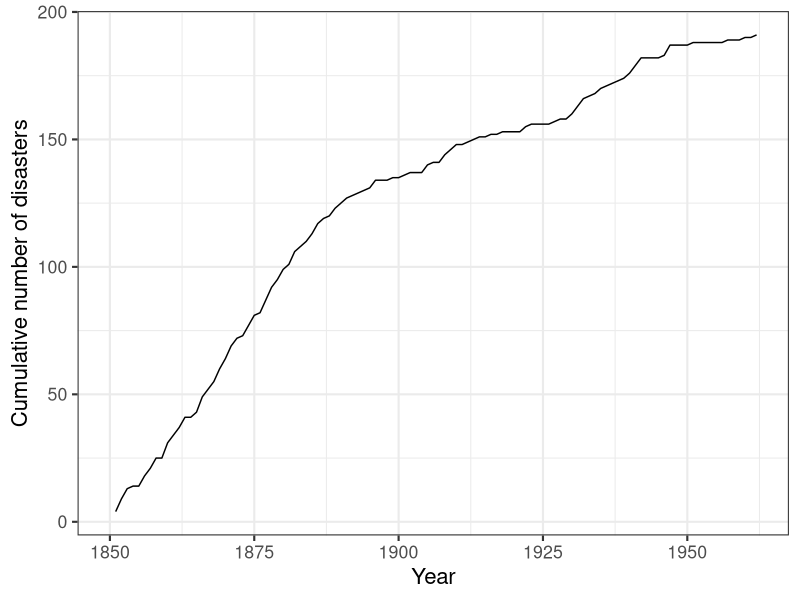
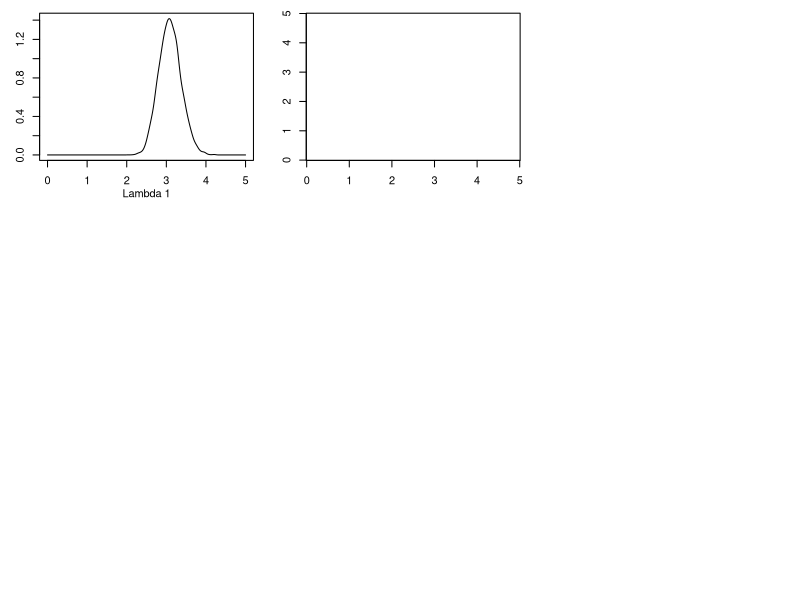
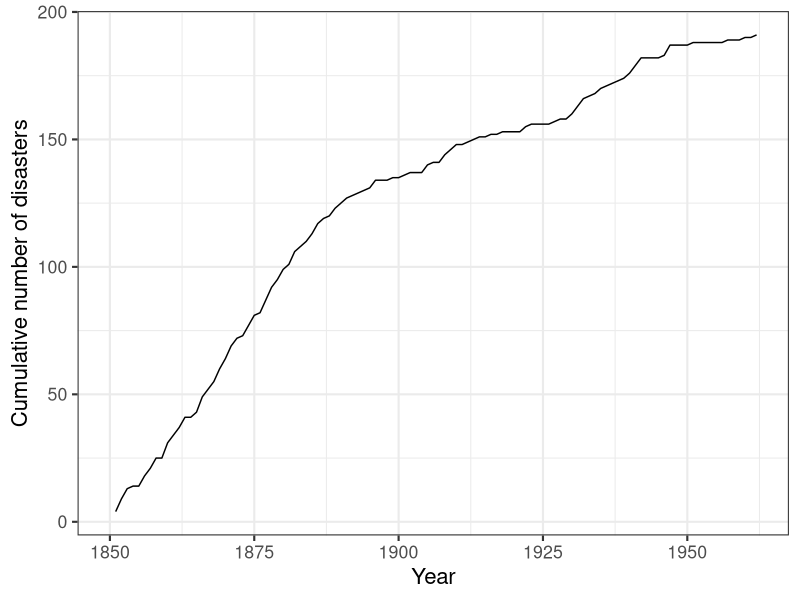

Here is the R script that generated these plots, in order: (Note: this script raises an error after producing the figures.)

# Load data ---------------------------------------------------------------

library(boot)
data(coal)
x <- 1851:1962
y <- tabulate(floor(coal[[1]]))
y <- y[x]

# Visualise the original data

data0 <- data.frame(c(1851:1962),cumsum(y))
names(data0) <- c("year","y")

require(ggplot2)
ggplot(data0,aes(year,y))+
  geom_line()+
  ylab("Cumulative number of disasters")+
  xlab("Year")+
  theme_bw(base_size = 16)+
  xlim(c(1850,1962))

ggsave("zero_cp_line.png", height = 6, width = 8)

# One Changepoint ---------------------------------------------------------

# Possible T values

T <- seq(2,112)

# Marginal Posterior T Distribution
pT <- rep(0,112)
pT[1] <- log(0)
for (t in T) {
  pT[t] <- log(114-t)*(-2-sum(y[t:112]))+ lgamma(sum(y[t:112])+2)+
          log(t)*(-2-sum(y[1:(t-1)])) + lgamma(sum(y[1:(t-1)])+2) # Formula of p(T|y), integrate everything else out
}

pT <- pT - max(pT)
pT <- exp(pT)
pT <- pT/sum(pT) # Standardise probabilities
sum(pT)

# MAP - 1 Changepoint
map1 <- which(pT==max(pT))+1850 # 1892

# Sample from T 
sampleT <- sample(x = 1:112, replace = TRUE, size = 10000, prob = pT)

# Sample from Lambda 1
sampleL1 <- rep(0,10000)
for (sample in 1:10000) {
  sampleL1[sample] <- rgamma(1,2+sum(y[1:(sampleT[sample]-1)]),sampleT[sample])
}

# Sample from Lambda 2
sampleL2 <- rep(0,10000)
for (sample in 1:10000) {
  sampleL2[sample] <- rgamma(1,2+sum(y[sampleT[sample]:112]),114-sampleT[sample])
}

# Concat the samples
postSam <- matrix(c(sampleT,sampleL1,sampleL2),nrow = 10000,ncol = 3)

# Visualise marginal likelihood functions
require(RColorBrewer)
require(MASS)

layout(matrix(c(1,2,3,4,5,6,7,8,9),nrow=3,byrow=T))
par(mar=c(3,3,1,1))
mycol = c("#FFFFFF",colorRampPalette(brewer.pal(3, "Reds"))(250))

d <- density(postSam[,2], from = 0, to = 5, n = 1000)
plot(d$x,d$y,type = 'l',xlab = "Lambda 1",ylab = "")
title(xlab="Lambda 1", line=2, cex.lab=1)

d <- kde2d(postSam[,3],postSam[,2],lims=c(0,5,0,5),n=256)
image(d$x,d$y,d$z,xlab="",ylab="",col=mycol,useRaster=T)
title(ylab="Lambda 1", line=2, cex.lab=1)
title(xlab="Lambda 2", line=2, cex.lab=1)

d <- kde2d(postSam[,1],postSam[,2],lims=c(0,112,0,5),n=256)
image(d$x,d$y,d$z,xlab="",ylab="",col=mycol,useRaster=T)
title(ylab="Lambda 1", line=2, cex.lab=1)
title(xlab="T", line=2, cex.lab=1)

plot(NA,frame=FALSE,axes=FALSE,xlim=c(0,1),ylim=c(0,1))

d <- density(postSam[,3], from = 0, to = 5, n = 1000)
plot(d$x,d$y,type = 'l',xlab = "",ylab = "")
title(xlab = "Lambda 2")

d <- kde2d(postSam[,1],postSam[,3],lims=c(0,112,0,5),n=256)
image(d$x,d$y,d$z,xlab="",ylab="",col=mycol,useRaster=T)
title(ylab="Lambda 2", line=2, cex.lab=1)
title(xlab="T", line=2, cex.lab=1)

plot(NA,frame=FALSE,axes=FALSE,xlim=c(0,1),ylim=c(0,1))
plot(NA,frame=FALSE,axes=FALSE,xlim=c(0,1),ylim=c(0,1))

hist(postSam[,1], freq = FALSE, breaks = 112, xlim = c(0,112), main = NULL)
title(xlab="T", line=2, cex.lab=1)

# Draw predictions from from predictive posterior distributions
pred <- matrix(0,nrow = 10000, ncol = 112)
for (sample in 1:10000) {
  for (year in 1:112) {
    if(year < postSam[sample,1]){
      pred[sample,year] <- rpois(1,postSam[sample,2])
    } else {
      pred[sample,year] <- rpois(1,postSam[sample,3])
    }
  }
}

# Cummulative Sum of predictions
cp <- t(apply(pred,1,cumsum))

# Derive the quantiles of sampled predictions
median <- rep(0,112)
low <- rep(0,112)
upper <- rep(0,112)

for (year in 1:112) {
  median[year] <- quantile(cp[,year], probs = c(0.5))
  low[year] <- quantile(cp[,year], probs = c(0.025))
  upper[year] <- quantile(cp[,year], probs = c(0.975))
}

# Visualise the predictions
par(mfrow=c(1,1))

data1 <- data.frame(c(1851:1962),cumsum(y), median, low, upper)
names(data1) <- c("year","y","median","low","upper")

require(ggplot2)
ggplot(data1)+
  geom_ribbon(aes(year,ymin=low,ymax=upper,colour="95% Prediction Interval"),alpha = 0.3, fill = 'green')+
  geom_line(aes(year,y,colour="Observations"))+
  geom_line(aes(year,median,colour="Prediction Median"))+
  geom_vline(xintercept = map1, linetype='dotted')+
  annotate("text",label="MAP(T1) = 1892", x=1905,y=25)+
  scale_color_manual("",breaks=c("95% Prediction Interval","Observations","Prediction Median"),values = c("green","black","red"))+
  xlab("Years")+
  ylab("Cummulative number of disasters")+
  theme_bw(base_size = 16)+
  theme(legend.position = "top")
  
ggsave("one_cp_predictions.png", height = 6, width = 8)

# Two Changepoints --------------------------------------------------------

# Possible values for T1 and T2
T <- seq(2,112)
Tgrid <- expand.grid(T,T) 
names(Tgrid) <- c("t1","t2")
Tgrid <- Tgrid[Tgrid$t1 < Tgrid$t2,]

# Marginal Posterior T Distribution
pT <- rep(0,nrow(Tgrid)+1)
pT[1] <- log(0)
for (i in 1:nrow(Tgrid)) {
  pT[i+1] <- log(114-Tgrid[i,2])*(-2-sum(y[Tgrid[i,2]:112]))+ lgamma(sum(y[Tgrid[i,2]:112])+2)+
            log(Tgrid[i,2]-Tgrid[i,1])*(-2-sum(y[Tgrid[i,1]:(Tgrid[i,2]-1)]))+ lgamma(sum(y[Tgrid[i,1]:(Tgrid[i,2]-1)])+2)+
            log(Tgrid[i,1])*(-2-sum(y[1:(Tgrid[i,1]-1)])) + lgamma(sum(y[1:(Tgrid[i,1]-1)])+2) # Formula of p(T|y), integrate everything else out
}

pT <- pT - max(pT)
pT <- exp(pT)
pT <- pT/sum(pT) # Standardise probabilities
sum(pT) # Check if probabilities sum up to 1

# MAP of two changepoints
map_idx <- which(pT==max(pT))
map2 <- Tgrid[map_idx,]+1850

# Concat possible T values
postT <- matrix(c(c(0,Tgrid$t1),c(0,Tgrid$t2),pT),nrow = length(pT),ncol = 3)

# Sample from T1 and T2
sampleT <- sample(x = 1:nrow(postT), replace = TRUE, size = 10000, prob = postT[,3])
sampleT1 <- rep(0,10000)
sampleT2 <- rep(0,10000)
for (i in 1:length(sampleT)) {
  sampleT1[i] <- postT[sampleT[i],1]
  sampleT2[i] <- postT[sampleT[i],2]
}

# Sample from Lambda 1
sampleL1 <- rep(0,10000)
for (sample in 1:10000) {
  sampleL1[sample] <- rgamma(1,2+sum(y[1:(sampleT1[sample]-1)]),sampleT1[sample])
}

# Sample from Lambda 2
sampleL2 <- rep(0,10000)
for (sample in 1:10000) {
  sampleL2[sample] <- rgamma(1,2+sum(y[sampleT1[sample]:(sampleT2[sample]-1)]),sampleT2[sample]-sampleT1[sample])
}

# Sample from Lambda 3
sampleL3 <- rep(0,10000)
for (sample in 1:10000) {
  sampleL3[sample] <- rgamma(1,2+sum(y[sampleT2[sample]:112]),114-sampleT2[sample])
}

# Concat the samples
postSam <- matrix(c(sampleT1,sampleT2,sampleL1,sampleL2,sampleL3),nrow = 10000,ncol = 5)

# Visualise distributions
layout(matrix(c(1,2,3,4,5,6),nrow=2,byrow=T))
par(mar=c(3,3,1,1))

d <- density(postSam[,3], from = 0, to = 5, n = 1000)
plot(d$x,d$y,type = 'l',xlab = "Lambda 1",ylab = "")
title(xlab="Lambda 1", line=2, cex.lab=1.2)
d <- density(postSam[,4], from = 0, to = 5, n = 1000)
plot(d$x,d$y,type = 'l',xlab = "Lambda 1",ylab = "")
title(xlab="Lambda 2", line=2, cex.lab=1.2)
d <- density(postSam[,5], from = 0, to = 5, n = 1000)
plot(d$x,d$y,type = 'l',xlab = "Lambda 1",ylab = "")
title(xlab="Lambda 3", line=2, cex.lab=1.2)
hist(postSam[,1], freq = FALSE, breaks = 112, xlim = c(0,112), main = NULL)
title(xlab="T1", line=2, cex.lab=1.2)
hist(postSam[,2], freq = FALSE, breaks = 112, xlim = c(0,112), main = NULL)
title(xlab="T2", line=2, cex.lab=1.2)

# Draw predictions from the sample
pred <- matrix(0,nrow = 10000, ncol = 112)
for (sample in 1:10000) {
  for (year in 1:112) {
    if(year < postSam[sample,1]) {
      pred[sample,year] <- rpois(1,postSam[sample,3])
    } else if (year >= postSam[sample,1] & year < postSam[sample,2]) {
      pred[sample,year] <- rpois(1,postSam[sample,4])
    } else {
      pred[sample,year] <- rpois(1,postSam[sample,5])
    }
  }
}

# Cummulative Predictions
cp <- t(apply(pred,1,cumsum))

# Quantiles of predictions
median <- rep(0,112)
low <- rep(0,112)
upper <- rep(0,112)

for (year in 1:112) {
  median[year] <- quantile(cp[,year], probs = c(0.5))
  low[year] <- quantile(cp[,year], probs = c(0.025))
  upper[year] <- quantile(cp[,year], probs = c(0.975))
}

# Visualise the predictions
par(mfrow=c(1,1))

data2 <- data.frame(c(1851:1962),cumsum(y), median, low, upper)
names(data2) <- c("year","y","median","low","upper")

require(ggplot2)
ggplot(data2)+
  geom_ribbon(aes(year,ymin=low,ymax=upper,colour="95% Prediction Interval"),alpha = 0.3, fill = 'green')+
  geom_line(aes(year,y,colour="Observations"))+
  geom_line(aes(year,median,colour="Prediction Median"))+
  geom_vline(xintercept = unlist(map2[1]), linetype='dotted')+
  geom_vline(xintercept = unlist(map2[2]), linetype='dotted')+
  annotate("text",label="MAP(T1) = 1892", x=1905,y=25)+
  annotate("text",label="MAP(T2) = 1892", x=1955,y=25)+
  scale_color_manual("",breaks=c("95% Prediction Interval","Observations","Prediction Median"),values = c("green","black","red"))+
  xlab("Years")+
  ylab("Cummulative number of disasters")+
  theme_bw(base_size = 16)+
  theme(legend.position = "top")

ggsave("two_cp_predictions.png", height = 6, width = 8)

# 3 Changepoints ----------------------------------------------------------

# All possible values for T1, T2 and T3
T <- seq(2,112)
Tgrid <- expand.grid(T,T,T) 
names(Tgrid) <- c("t1","t2","t3")
Tgrid <- Tgrid[Tgrid$t1 < Tgrid$t2 & Tgrid$t2 < Tgrid$t3-2,]

# Marginal Posterior T Distribution
pT <- rep(0,nrow(Tgrid)+1)
pT[1] <- log(0)
for (i in 1:nrow(Tgrid)) {
  pT[i+1] <- log(114-Tgrid[i,3])*(-2-sum(y[Tgrid[i,3]:112]))+ lgamma(sum(y[Tgrid[i,3]:112])+2)+
    log(Tgrid[i,3]-Tgrid[i,2])*(-2-sum(y[Tgrid[i,2]:(Tgrid[i,3]-1)]))+ lgamma(sum(y[Tgrid[i,2]:(Tgrid[i,3]-1)])+2)+
    log(Tgrid[i,2]-Tgrid[i,1])*(-2-sum(y[Tgrid[i,1]:(Tgrid[i,2]-1)]))+ lgamma(sum(y[Tgrid[i,1]:(Tgrid[i,2]-1)])+2)+
    log(Tgrid[i,1])*(-2-sum(y[1:(Tgrid[i,1]-1)])) + lgamma(sum(y[1:(Tgrid[i,1]-1)])+2) 
}

pT <- pT - max(pT)
pT <- exp(pT)
pT <- pT/sum(pT) # Standardise probabilities
sum(pT)

# MAP - 3 Changepoints
map_idx <- which(pT==max(pT))
map3 <- Tgrid[map_idx,]+1850

# Concat possible T values
postT <- matrix(c(c(0,Tgrid$t1),c(0,Tgrid$t2),c(0,Tgrid$t3),pT),nrow = length(pT),ncol = 4)

# Sample from T1, T2 and T3
sampleT <- sample(x = 1:nrow(postT), replace = TRUE, size = 10000, prob = postT[,4])
sampleT1 <- rep(0,10000)
sampleT2 <- rep(0,10000)
sampleT3 <- rep(0,10000)
for (i in 1:length(sampleT)) {
  sampleT1[i] <- postT[sampleT[i],1]
  sampleT2[i] <- postT[sampleT[i],2]
  sampleT3[i] <- postT[sampleT[i],3]
}

# Sample from Lambda 1
sampleL1 <- rep(0,10000)
for (sample in 1:10000) {
  sampleL1[sample] <- rgamma(1,2+sum(y[1:(sampleT1[sample]-1)]),sampleT1[sample])
}

# Sample from Lambda 2
sampleL2 <- rep(0,10000)
for (sample in 1:10000) {
  sampleL2[sample] <- rgamma(1,2+sum(y[sampleT1[sample]:(sampleT2[sample]-1)]),sampleT2[sample]-sampleT1[sample])
}

# Sample from Lambda 3
sampleL3 <- rep(0,10000)
for (sample in 1:10000) {
  sampleL3[sample] <- rgamma(1,2+sum(y[sampleT2[sample]:(sampleT3[sample]-1)]),sampleT3[sample]-sampleT2[sample])
}

# Sample from Lambda 4
sampleL4 <- rep(0,10000)
for (sample in 1:10000) {
  sampleL4[sample] <- rgamma(1,2+sum(y[sampleT3[sample]:112]),114-sampleT3[sample])
}

# Concat all distributions
postSam <- matrix(c(sampleT1,sampleT2,sampleT3,sampleL1,sampleL2,sampleL3,sampleL4),nrow = 10000,ncol = 7)

# Visualise distributions
layout(matrix(c(1,2,3,4,5,6,7,8),nrow=2,byrow=T))
par(mar=c(3,3,1,1))

d <- density(postSam[,4], from = 0, to = 5, n = 1000)
plot(d$x,d$y,type = 'l',xlab = "Lambda 1",ylab = "")
title(xlab="Lambda 1", line=2, cex.lab=1.2)
d <- density(postSam[,5], from = 0, to = 5, n = 1000)
plot(d$x,d$y,type = 'l',xlab = "Lambda 1",ylab = "")
title(xlab="Lambda 2", line=2, cex.lab=1.2)
d <- density(postSam[,6], from = 0, to = 5, n = 1000)
plot(d$x,d$y,type = 'l',xlab = "Lambda 1",ylab = "")
title(xlab="Lambda 3", line=2, cex.lab=1.2)
d <- density(postSam[,7], from = 0, to = 5, n = 1000)
plot(d$x,d$y,type = 'l',xlab = "Lambda 1",ylab = "")
title(xlab="Lambda 4", line=2, cex.lab=1.2)
hist(postSam[,1], freq = FALSE, breaks = 112, xlim = c(0,112), main = NULL)
title(xlab="T1", line=2, cex.lab=1.2)
hist(postSam[,2], freq = FALSE, breaks = 112, xlim = c(0,112), main = NULL)
title(xlab="T2", line=2, cex.lab=1.2)
hist(postSam[,3], freq = FALSE, breaks = 112, xlim = c(0,112), main = NULL)
title(xlab="T3", line=2, cex.lab=1.2)

# Make predictions from drawn posterior samples
pred <- matrix(0,nrow = 10000, ncol = 112)
for (sample in 1:10000) {
  for (year in 1:112) {
    if(year < postSam[sample,1]) {
      pred[sample,year] <- rpois(1,postSam[sample,4])
    } else if (year >= postSam[sample,1] & year < postSam[sample,2]) {
      pred[sample,year] <- rpois(1,postSam[sample,5])
    } else if (year >= postSam[sample,2] & year < postSam[sample,3]) {
      pred[sample,year] <- rpois(1,postSam[sample,6])
    } else {
      pred[sample,year] <- rpois(1,postSam[sample,7])
    }
  }
}

# Calculate the cummulative predictions
cp <- t(apply(pred,1,cumsum))

# Derive the quantiles
median <- rep(0,112)
low <- rep(0,112)
upper <- rep(0,112)

for (year in 1:112) {
  median[year] <- quantile(cp[,year], probs = c(0.5))
  low[year] <- quantile(cp[,year], probs = c(0.025))
  upper[year] <- quantile(cp[,year], probs = c(0.975))
}

# Visualise the predictions
par(mfrow=c(1,1))

data3 <- data.frame(c(1851:1962),cumsum(y), median, low, upper)
names(data3) <- c("year","y","median","low","upper")

require(ggplot2)
ggplot(data3)+
  geom_ribbon(aes(year,ymin=low,ymax=upper,colour="95% Prediction Interval"),alpha = 0.3, fill = 'green')+
  geom_line(aes(year,y,colour="Observations"))+
  geom_line(aes(year,median,colour="Prediction Median"))+
  geom_vline(xintercept = unlist(map3[1]), linetype='dotted')+
  geom_vline(xintercept = unlist(map3[2]), linetype='dotted')+
  geom_vline(xintercept = unlist(map3[3]), linetype='dotted')+
  annotate("text",label="MAP(T1) = 1892", x=1905,y=50)+
  annotate("text",label="MAP(T2) = 1930", x=1935,y=25)+
  annotate("text",label="MAP(T2) = 1948", x=1955,y=50)+
  scale_color_manual("",breaks=c("95% Prediction Interval","Observations","Prediction Median"),values = c("green","black","red"))+
  xlab("Years")+
  ylab("Cummulative number of disasters")+
  theme_bw(base_size = 16)+
  theme(legend.position = "top")

ggsave("three_cp_predictions.png", height = 6, width = 8)

# 4 Changepoints - Test ----------------------------------------------------------

# All possible values for T1, T2, T3 and T4
T <- seq(2,111)
Tgrid <- expand.grid(T,T,T,T) 
names(Tgrid) <- c("t1","t2","t3","t4")
Tgrid <- Tgrid[Tgrid$t1 < Tgrid$t2 & Tgrid$t2 < Tgrid$t3-2 & Tgrid$t3+2 < Tgrid$t4,]

# Marginal Posterior T Distribution
pT <- rep(0,nrow(Tgrid)+1)
pT[1] <- log(0)
for (i in 1:nrow(Tgrid)) {
  pT[i+1] <- log(114-Tgrid[i,4])*(-2-sum(y[Tgrid[i,3]:112]))+ lgamma(sum(y[Tgrid[i,4]:112])+2)+
    log(Tgrid[i,4]-Tgrid[i,3])*(-2-sum(y[Tgrid[i,3]:(Tgrid[i,4]-1)]))+ lgamma(sum(y[Tgrid[i,3]:(Tgrid[i,4]-1)])+2)+
    log(Tgrid[i,3]-Tgrid[i,2])*(-2-sum(y[Tgrid[i,2]:(Tgrid[i,3]-1)]))+ lgamma(sum(y[Tgrid[i,2]:(Tgrid[i,3]-1)])+2)+
    log(Tgrid[i,2]-Tgrid[i,1])*(-2-sum(y[Tgrid[i,1]:(Tgrid[i,2]-1)]))+ lgamma(sum(y[Tgrid[i,1]:(Tgrid[i,2]-1)])+2)+
    log(Tgrid[i,1])*(-2-sum(y[1:(Tgrid[i,1]-1)])) + lgamma(sum(y[1:(Tgrid[i,1]-1)])+2) 
}

pT <- pT - max(pT)
pT <- exp(pT)
pT <- pT/sum(pT) # Standardise probabilities
sum(pT)

# MAP - 4 Changepoints
map_idx <- which(pT==max(pT))
map4 <- Tgrid[map_idx,]+1850

# Concat possible T values
postT <- matrix(c(c(0,Tgrid$t1),c(0,Tgrid$t2),c(0,Tgrid$t3),c(0,Tgrid$t4),pT),nrow = length(pT),ncol = 5)

# Sample from T1, T2 and T3
sampleT <- sample(x = 1:nrow(postT), replace = TRUE, size = 10000, prob = postT[,5])
sampleT1 <- rep(0,10000)
sampleT2 <- rep(0,10000)
sampleT3 <- rep(0,10000)
sampleT4 <- rep(0,10000)
for (i in 1:length(sampleT)) {
  sampleT1[i] <- postT[sampleT[i],1]
  sampleT2[i] <- postT[sampleT[i],2]
  sampleT3[i] <- postT[sampleT[i],3]
  sampleT4[i] <- postT[sampleT[i],4]
}

# Sample from Lambda 1
sampleL1 <- rep(0,10000)
for (sample in 1:10000) {
  sampleL1[sample] <- rgamma(1,2+sum(y[1:(sampleT1[sample]-1)]),sampleT1[sample])
}

# Sample from Lambda 2
sampleL2 <- rep(0,10000)
for (sample in 1:10000) {
  sampleL2[sample] <- rgamma(1,2+sum(y[sampleT1[sample]:(sampleT2[sample]-1)]),sampleT2[sample]-sampleT1[sample])
}

# Sample from Lambda 3
sampleL3 <- rep(0,10000)
for (sample in 1:10000) {
  sampleL3[sample] <- rgamma(1,2+sum(y[sampleT2[sample]:(sampleT3[sample]-1)]),sampleT3[sample]-sampleT2[sample])
}

# Sample from Lambda 4
sampleL4 <- rep(0,10000)
for (sample in 1:10000) {
  sampleL4[sample] <- rgamma(1,2+sum(y[sampleT3[sample]:(sampleT4[sample]-1)]),sampleT4[sample]-sampleT3[sample])
}

# Sample from Lambda 5
sampleL5 <- rep(0,10000)
for (sample in 1:10000) {
  sampleL5[sample] <- rgamma(1,2+sum(y[sampleT4[sample]:112]),114-sampleT4[sample])
}

# Concat all distributions
postSam <- matrix(c(sampleT1,sampleT2,sampleT3,sampleT4,sampleL1,sampleL2,sampleL3,sampleL4,sampleL5),nrow = 10000,ncol = 9)

# Visualise
hist(postSam[,1], freq = FALSE, breaks = 112, xlim = c(0,112), main = NULL)
hist(postSam[,2], freq = FALSE, breaks = 112, xlim = c(0,112), main = NULL)
hist(postSam[,3], freq = FALSE, breaks = 112, xlim = c(0,112), main = NULL)
hist(postSam[,4], freq = FALSE, breaks = 112, xlim = c(0,112), main = NULL)

# Make predictions from drawn posterior samples
pred <- matrix(0,nrow = 10000, ncol = 112)
for (sample in 1:10000) {
  for (year in 1:112) {
    if(year < postSam[sample,1]) {
      pred[sample,year] <- rpois(1,postSam[sample,5])
    } else if (year >= postSam[sample,1] & year < postSam[sample,2]) {
      pred[sample,year] <- rpois(1,postSam[sample,6])
    } else if (year >= postSam[sample,2] & year < postSam[sample,3]) {
      pred[sample,year] <- rpois(1,postSam[sample,7])
    } else if (year >= postSam[sample,3] & year < postSam[sample,4]) {
      pred[sample,year] <- rpois(1,postSam[sample,8])
    } else {
      pred[sample,year] <- rpois(1,postSam[sample,9])
    }
  }
}

# Calculate the cummulative predictions
cp <- t(apply(pred,1,cumsum))

# Derive the quantiles
median <- rep(0,112)
low <- rep(0,112)
upper <- rep(0,112)

for (year in 1:112) {
  median[year] <- quantile(cp[,year], probs = c(0.5))
  low[year] <- quantile(cp[,year], probs = c(0.025))
  upper[year] <- quantile(cp[,year], probs = c(0.975))
}

par(mfrow=c(1,1))

data4 <- data.frame(c(1851:1962),cumsum(y), median, low, upper)
names(data4) <- c("year","y","median","low","upper")

require(ggplot2)
ggplot(data3)+
  geom_ribbon(aes(year,ymin=low,ymax=upper,colour="95% Prediction Interval"),alpha = 0.3, fill = 'green')+
  geom_line(aes(year,y,colour="Observations"))+
  geom_line(aes(year,median,colour="Prediction Median"))+
  geom_vline(xintercept = unlist(map4[1]), linetype='dotted')+
  geom_vline(xintercept = unlist(map4[2]), linetype='dotted')+
  geom_vline(xintercept = unlist(map4[3]), linetype='dotted')+
  geom_vline(xintercept = unlist(map4[4]), linetype='dotted')+
  annotate("text",label="MAP(T1) = 1892", x=1905,y=50)+
  annotate("text",label="MAP(T2) = 1930", x=1935,y=25)+
  annotate("text",label="MAP(T2) = 1948", x=1955,y=75)+
  annotate("text",label="MAP(T1) = 1892", x=1905,y=50)+
  scale_color_manual("",breaks=c("95% Prediction Interval","Observations","Prediction Median"),values = c("green","black","red"))+
  xlab("Years")+
  ylab("Cummulative number of disasters")+
  theme_bw()+
  theme(legend.position = "top")

ggsave("four_cp_predictions.png", height = 6, width = 8)

# Task 3 - Marginal Likelihood Evaluation on no. of changepoints ----------

## 1 Changepoint
pT <- rep(0,length(2:111))
idx <- 1
for (t in 2:111) {
  pT[idx] <-  log(1/choose(111,1))+(
              (log(112-t)*(-2-sum(y[t:112])) + lgamma(sum(y[t:112])+2)+
              log(t)*(-2-sum(y[1:(t-1)])) + lgamma(sum(y[1:(t-1)])+2))-
              (sum(log(factorial(y))))
              )
  idx <- idx+1
}
marginal1 <- sum(exp(pT))

## 2 Changepoints
T <- seq(2,111)
Tgrid <- expand.grid(T,T) 
names(Tgrid) <- c("t1","t2")
Tgrid <- Tgrid[Tgrid$t1 < Tgrid$t2,]

pT <- nrow(Tgrid)
idx <- 1
for (i in 1:nrow(Tgrid)) {
    pT[idx] <-  log(1/choose(111,2))+
                log(114-Tgrid[i,2])*(-2-sum(y[Tgrid[i,2]:112]))+ lgamma(sum(y[Tgrid[i,2]:112])+2)+
                log(Tgrid[i,2]-Tgrid[i,1])*(-2-sum(y[Tgrid[i,1]:(Tgrid[i,2]-1)]))+ lgamma(sum(y[Tgrid[i,1]:(Tgrid[i,2]-1)])+2)+
                log(Tgrid[i,1])*(-2-sum(y[1:(Tgrid[i,1]-1)])) + lgamma(sum(y[1:(Tgrid[i,1]-1)])+2)-
                (sum(log(factorial(y))))
    
    idx <- idx+1
}
marginal2 <- sum(exp(pT))

## 3 Changepoints
T <- seq(2,111)
Tgrid <- expand.grid(T,T,T) 
names(Tgrid) <- c("t1","t2","t3")
Tgrid <- Tgrid[Tgrid$t1 < Tgrid$t2 & Tgrid$t2 < Tgrid$t3,]

# Marginal T Distribution - p(T|y)
pT <- nrow(Tgrid)
idx <- 1
for (i in 1:nrow(Tgrid)) {
  pT[idx] <-  log(1/choose(111,3))+
              log(114-Tgrid[i,3])*(-2-sum(y[Tgrid[i,3]:112]))+ lgamma(sum(y[Tgrid[i,3]:112])+2)+
              log(Tgrid[i,3]-Tgrid[i,2])*(-2-sum(y[Tgrid[i,2]:(Tgrid[i,3]-1)]))+ lgamma(sum(y[Tgrid[i,2]:(Tgrid[i,3]-1)])+2)+
              log(Tgrid[i,2]-Tgrid[i,1])*(-2-sum(y[Tgrid[i,1]:(Tgrid[i,2]-1)]))+ lgamma(sum(y[Tgrid[i,1]:(Tgrid[i,2]-1)])+2)+
              log(Tgrid[i,1])*(-2-sum(y[1:(Tgrid[i,1]-1)])) + lgamma(sum(y[1:(Tgrid[i,1]-1)])+2)-
              (sum(log(factorial(y))))
  
  idx <- idx+1
}
marginal3 <- sum(exp(pT))

## Visualise
barplot(c(marginal1,marginal2,marginal3), names.arg = c("1","2","3"), xlab = "Number of changepoints considered", ylab = "Marginal likelihood for a model", cex.names = 1.5, cex.lab = 1.5, cex.axis = 1.2)
